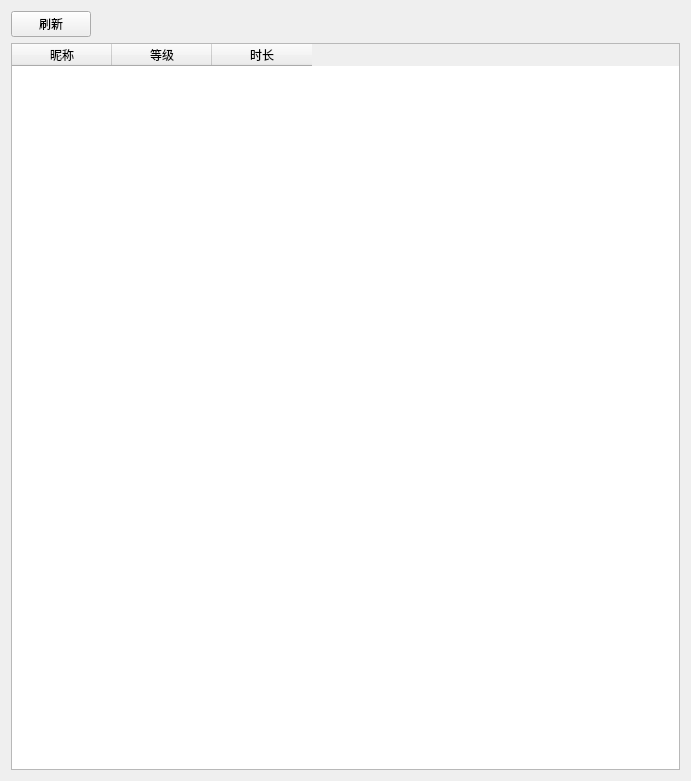
<?xml version="1.0" encoding="UTF-8"?>
<ui version="4.0">
 <class>GuardOnlineDialog</class>
 <widget class="QWidget" name="GuardOnlineDialog">
  <property name="geometry">
   <rect>
    <x>0</x>
    <y>0</y>
    <width>691</width>
    <height>781</height>
   </rect>
  </property>
  <property name="windowTitle">
   <string>黑听舰长捕捉</string>
  </property>
  <layout class="QVBoxLayout" name="verticalLayout">
   <item>
    <layout class="QHBoxLayout" name="horizontalLayout">
     <item>
      <widget class="QPushButton" name="refreshButton">
       <property name="text">
        <string>刷新</string>
       </property>
      </widget>
     </item>
     <item>
      <spacer name="horizontalSpacer">
       <property name="orientation">
        <enum>Qt::Horizontal</enum>
       </property>
       <property name="sizeHint" stdset="0">
        <size>
         <width>40</width>
         <height>20</height>
        </size>
       </property>
      </spacer>
     </item>
    </layout>
   </item>
   <item>
    <widget class="QTableWidget" name="tableWidget">
     <property name="editTriggers">
      <set>QAbstractItemView::NoEditTriggers</set>
     </property>
     <column>
      <property name="text">
       <string>昵称</string>
      </property>
     </column>
     <column>
      <property name="text">
       <string>等级</string>
      </property>
     </column>
     <column>
      <property name="text">
       <string>时长</string>
      </property>
     </column>
    </widget>
   </item>
  </layout>
 </widget>
 <resources/>
 <connections/>
</ui>
